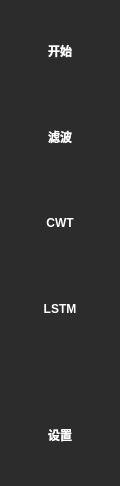
     <widget class="QWidget" name="widget_NavigationBar" native="true">
      <property name="sizePolicy">
       <sizepolicy hsizetype="Expanding" vsizetype="Expanding">
        <horstretch>0</horstretch>
        <verstretch>0</verstretch>
       </sizepolicy>
      </property>
      <property name="minimumSize">
       <size>
        <width>60</width>
        <height>0</height>
       </size>
      </property>
      <property name="maximumSize">
       <size>
        <width>120</width>
        <height>16777215</height>
       </size>
      </property>
      <property name="palette">
       <palette>
        <active>
         <colorrole role="WindowText">
          <brush brushstyle="SolidPattern">
           <color alpha="255">
            <red>255</red>
            <green>255</green>
            <blue>255</blue>
           </color>
          </brush>
         </colorrole>
         <colorrole role="Text">
          <brush brushstyle="SolidPattern">
           <color alpha="255">
            <red>255</red>
            <green>255</green>
            <blue>255</blue>
           </color>
          </brush>
         </colorrole>
         <colorrole role="ButtonText">
          <brush brushstyle="SolidPattern">
           <color alpha="255">
            <red>255</red>
            <green>255</green>
            <blue>255</blue>
           </color>
          </brush>
         </colorrole>
         <colorrole role="Base">
          <brush brushstyle="SolidPattern">
           <color alpha="255">
            <red>255</red>
            <green>255</green>
            <blue>255</blue>
           </color>
          </brush>
         </colorrole>
         <colorrole role="Window">
          <brush brushstyle="SolidPattern">
           <color alpha="255">
            <red>44</red>
            <green>44</green>
            <blue>44</blue>
           </color>
          </brush>
         </colorrole>
        </active>
        <inactive>
         <colorrole role="WindowText">
          <brush brushstyle="SolidPattern">
           <color alpha="255">
            <red>255</red>
            <green>255</green>
            <blue>255</blue>
           </color>
          </brush>
         </colorrole>
         <colorrole role="Text">
          <brush brushstyle="SolidPattern">
           <color alpha="255">
            <red>255</red>
            <green>255</green>
            <blue>255</blue>
           </color>
          </brush>
         </colorrole>
         <colorrole role="ButtonText">
          <brush brushstyle="SolidPattern">
           <color alpha="255">
            <red>255</red>
            <green>255</green>
            <blue>255</blue>
           </color>
          </brush>
         </colorrole>
         <colorrole role="Base">
          <brush brushstyle="SolidPattern">
           <color alpha="255">
            <red>255</red>
            <green>255</green>
            <blue>255</blue>
           </color>
          </brush>
         </colorrole>
         <colorrole role="Window">
          <brush brushstyle="SolidPattern">
           <color alpha="255">
            <red>44</red>
            <green>44</green>
            <blue>44</blue>
           </color>
          </brush>
         </colorrole>
        </inactive>
        <disabled>
         <colorrole role="WindowText">
          <brush brushstyle="SolidPattern">
           <color alpha="255">
            <red>120</red>
            <green>120</green>
            <blue>120</blue>
           </color>
          </brush>
         </colorrole>
         <colorrole role="Text">
          <brush brushstyle="SolidPattern">
           <color alpha="255">
            <red>120</red>
            <green>120</green>
            <blue>120</blue>
           </color>
          </brush>
         </colorrole>
         <colorrole role="ButtonText">
          <brush brushstyle="SolidPattern">
           <color alpha="255">
            <red>120</red>
            <green>120</green>
            <blue>120</blue>
           </color>
          </brush>
         </colorrole>
         <colorrole role="Base">
          <brush brushstyle="SolidPattern">
           <color alpha="255">
            <red>44</red>
            <green>44</green>
            <blue>44</blue>
           </color>
          </brush>
         </colorrole>
         <colorrole role="Window">
          <brush brushstyle="SolidPattern">
           <color alpha="255">
            <red>44</red>
            <green>44</green>
            <blue>44</blue>
           </color>
          </brush>
         </colorrole>
        </disabled>
       </palette>
      </property>
      <property name="font">
       <font>
        <family>Microsoft YaHei UI</family>
        <weight>75</weight>
        <bold>true</bold>
       </font>
      </property>
      <property name="autoFillBackground">
       <bool>true</bool>
      </property>
      <layout class="QVBoxLayout" name="verticalLayout_2">
       <item>
        <widget class="QToolButton" name="toolButton_Home">
         <property name="sizePolicy">
          <sizepolicy hsizetype="Expanding" vsizetype="Expanding">
           <horstretch>0</horstretch>
           <verstretch>0</verstretch>
          </sizepolicy>
         </property>
         <property name="minimumSize">
          <size>
           <width>0</width>
           <height>80</height>
          </size>
         </property>
         <property name="maximumSize">
          <size>
           <width>16777215</width>
           <height>160</height>
          </size>
         </property>
         <property name="palette">
          <palette>
           <active>
            <colorrole role="Button">
             <brush brushstyle="SolidPattern">
              <color alpha="255">
               <red>44</red>
               <green>44</green>
               <blue>44</blue>
              </color>
             </brush>
            </colorrole>
           </active>
           <inactive>
            <colorrole role="Button">
             <brush brushstyle="SolidPattern">
              <color alpha="255">
               <red>44</red>
               <green>44</green>
               <blue>44</blue>
              </color>
             </brush>
            </colorrole>
           </inactive>
           <disabled>
            <colorrole role="Button">
             <brush brushstyle="SolidPattern">
              <color alpha="255">
               <red>44</red>
               <green>44</green>
               <blue>44</blue>
              </color>
             </brush>
            </colorrole>
           </disabled>
          </palette>
         </property>
         <property name="font">
          <font>
           <pointsize>9</pointsize>
          </font>
         </property>
         <property name="focusPolicy">
          <enum>Qt::NoFocus</enum>
         </property>
         <property name="autoFillBackground">
          <bool>true</bool>
         </property>
         <property name="text">
          <string>开始</string>
         </property>
         <property name="icon">
          <iconset>
           <normaloff>Util/ICO/Home.png</normaloff>Util/ICO/Home.png</iconset>
         </property>
         <property name="checked">
          <bool>false</bool>
         </property>
         <property name="toolButtonStyle">
          <enum>Qt::ToolButtonTextUnderIcon</enum>
         </property>
         <property name="autoRaise">
          <bool>true</bool>
         </property>
         <property name="name" stdset="0">
          <string>Home</string>
         </property>
        </widget>
       </item>
       <item>
        <widget class="QToolButton" name="toolButton_FFT">
         <property name="sizePolicy">
          <sizepolicy hsizetype="Expanding" vsizetype="Expanding">
           <horstretch>0</horstretch>
           <verstretch>0</verstretch>
          </sizepolicy>
         </property>
         <property name="minimumSize">
          <size>
           <width>0</width>
           <height>80</height>
          </size>
         </property>
         <property name="maximumSize">
          <size>
           <width>16777215</width>
           <height>160</height>
          </size>
         </property>
         <property name="palette">
          <palette>
           <active>
            <colorrole role="Button">
             <brush brushstyle="SolidPattern">
              <color alpha="255">
               <red>44</red>
               <green>44</green>
               <blue>44</blue>
              </color>
             </brush>
            </colorrole>
           </active>
           <inactive>
            <colorrole role="Button">
             <brush brushstyle="SolidPattern">
              <color alpha="255">
               <red>44</red>
               <green>44</green>
               <blue>44</blue>
              </color>
             </brush>
            </colorrole>
           </inactive>
           <disabled>
            <colorrole role="Button">
             <brush brushstyle="SolidPattern">
              <color alpha="255">
               <red>44</red>
               <green>44</green>
               <blue>44</blue>
              </color>
             </brush>
            </colorrole>
           </disabled>
          </palette>
         </property>
         <property name="font">
          <font>
           <pointsize>9</pointsize>
          </font>
         </property>
         <property name="focusPolicy">
          <enum>Qt::NoFocus</enum>
         </property>
         <property name="autoFillBackground">
          <bool>true</bool>
         </property>
         <property name="text">
          <string>滤波</string>
         </property>
         <property name="icon">
          <iconset>
           <normaloff>Util/ICO/FFT.png</normaloff>Util/ICO/FFT.png</iconset>
         </property>
         <property name="toolButtonStyle">
          <enum>Qt::ToolButtonTextUnderIcon</enum>
         </property>
         <property name="autoRaise">
          <bool>true</bool>
         </property>
         <property name="name" stdset="0">
          <string>FFT</string>
         </property>
        </widget>
       </item>
       <item>
        <widget class="QToolButton" name="toolButton_CWT">
         <property name="sizePolicy">
          <sizepolicy hsizetype="Expanding" vsizetype="Expanding">
           <horstretch>0</horstretch>
           <verstretch>0</verstretch>
          </sizepolicy>
         </property>
         <property name="minimumSize">
          <size>
           <width>0</width>
           <height>80</height>
          </size>
         </property>
         <property name="maximumSize">
          <size>
           <width>16777215</width>
           <height>160</height>
          </size>
         </property>
         <property name="palette">
          <palette>
           <active>
            <colorrole role="Button">
             <brush brushstyle="SolidPattern">
              <color alpha="255">
               <red>44</red>
               <green>44</green>
               <blue>44</blue>
              </color>
             </brush>
            </colorrole>
           </active>
           <inactive>
            <colorrole role="Button">
             <brush brushstyle="SolidPattern">
              <color alpha="255">
               <red>44</red>
               <green>44</green>
               <blue>44</blue>
              </color>
             </brush>
            </colorrole>
           </inactive>
           <disabled>
            <colorrole role="Button">
             <brush brushstyle="SolidPattern">
              <color alpha="255">
               <red>44</red>
               <green>44</green>
               <blue>44</blue>
              </color>
             </brush>
            </colorrole>
           </disabled>
          </palette>
         </property>
         <property name="font">
          <font>
           <pointsize>9</pointsize>
          </font>
         </property>
         <property name="focusPolicy">
          <enum>Qt::NoFocus</enum>
         </property>
         <property name="autoFillBackground">
          <bool>true</bool>
         </property>
         <property name="text">
          <string>CWT</string>
         </property>
         <property name="icon">
          <iconset>
           <normaloff>Util/ICO/Cwt.png</normaloff>Util/ICO/Cwt.png</iconset>
         </property>
         <property name="toolButtonStyle">
          <enum>Qt::ToolButtonTextUnderIcon</enum>
         </property>
         <property name="autoRaise">
          <bool>true</bool>
         </property>
         <property name="name" stdset="0">
          <string>LSTM</string>
         </property>
        </widget>
       </item>
       <item>
        <widget class="QToolButton" name="toolButton_LSTM">
         <property name="sizePolicy">
          <sizepolicy hsizetype="Expanding" vsizetype="Expanding">
           <horstretch>0</horstretch>
           <verstretch>0</verstretch>
          </sizepolicy>
         </property>
         <property name="minimumSize">
          <size>
           <width>0</width>
           <height>80</height>
          </size>
         </property>
         <property name="maximumSize">
          <size>
           <width>16777215</width>
           <height>160</height>
          </size>
         </property>
         <property name="palette">
          <palette>
           <active>
            <colorrole role="Button">
             <brush brushstyle="SolidPattern">
              <color alpha="255">
               <red>44</red>
               <green>44</green>
               <blue>44</blue>
              </color>
             </brush>
            </colorrole>
           </active>
           <inactive>
            <colorrole role="Button">
             <brush brushstyle="SolidPattern">
              <color alpha="255">
               <red>44</red>
               <green>44</green>
               <blue>44</blue>
              </color>
             </brush>
            </colorrole>
           </inactive>
           <disabled>
            <colorrole role="Button">
             <brush brushstyle="SolidPattern">
              <color alpha="255">
               <red>44</red>
               <green>44</green>
               <blue>44</blue>
              </color>
             </brush>
            </colorrole>
           </disabled>
          </palette>
         </property>
         <property name="font">
          <font>
           <pointsize>9</pointsize>
          </font>
         </property>
         <property name="focusPolicy">
          <enum>Qt::NoFocus</enum>
         </property>
         <property name="autoFillBackground">
          <bool>true</bool>
         </property>
         <property name="text">
          <string>LSTM</string>
         </property>
         <property name="icon">
          <iconset>
           <normaloff>Util/ICO/LSTM.png</normaloff>Util/ICO/LSTM.png</iconset>
         </property>
         <property name="toolButtonStyle">
          <enum>Qt::ToolButtonTextUnderIcon</enum>
         </property>
         <property name="autoRaise">
          <bool>true</bool>
         </property>
         <property name="name" stdset="0">
          <string>LSTM</string>
         </property>
        </widget>
       </item>
       <item>
        <spacer name="verticalSpacer">
         <property name="orientation">
          <enum>Qt::Vertical</enum>
         </property>
         <property name="sizeHint" stdset="0">
          <size>
           <width>20</width>
           <height>40</height>
          </size>
         </property>
        </spacer>
       </item>
       <item>
        <widget class="QToolButton" name="toolButton_Set">
         <property name="sizePolicy">
          <sizepolicy hsizetype="Expanding" vsizetype="Expanding">
           <horstretch>0</horstretch>
           <verstretch>0</verstretch>
          </sizepolicy>
         </property>
         <property name="minimumSize">
          <size>
           <width>0</width>
           <height>80</height>
          </size>
         </property>
         <property name="maximumSize">
          <size>
           <width>16777215</width>
           <height>160</height>
          </size>
         </property>
         <property name="palette">
          <palette>
           <active>
            <colorrole role="Button">
             <brush brushstyle="SolidPattern">
              <color alpha="255">
               <red>44</red>
               <green>44</green>
               <blue>44</blue>
              </color>
             </brush>
            </colorrole>
           </active>
           <inactive>
            <colorrole role="Button">
             <brush brushstyle="SolidPattern">
              <color alpha="255">
               <red>44</red>
               <green>44</green>
               <blue>44</blue>
              </color>
             </brush>
            </colorrole>
           </inactive>
           <disabled>
            <colorrole role="Button">
             <brush brushstyle="SolidPattern">
              <color alpha="255">
               <red>44</red>
               <green>44</green>
               <blue>44</blue>
              </color>
             </brush>
            </colorrole>
           </disabled>
          </palette>
         </property>
         <property name="font">
          <font>
           <pointsize>9</pointsize>
          </font>
         </property>
         <property name="focusPolicy">
          <enum>Qt::NoFocus</enum>
         </property>
         <property name="autoFillBackground">
          <bool>true</bool>
         </property>
         <property name="text">
          <string>设置</string>
         </property>
         <property name="icon">
          <iconset>
           <normaloff>Util/ICO/Set.png</normaloff>Util/ICO/Set.png</iconset>
         </property>
         <property name="toolButtonStyle">
          <enum>Qt::ToolButtonTextUnderIcon</enum>
         </property>
         <property name="autoRaise">
          <bool>true</bool>
         </property>
         <property name="name" stdset="0">
          <string>Set</string>
         </property>
        </widget>
       </item>
      </layout>
     </widget>
